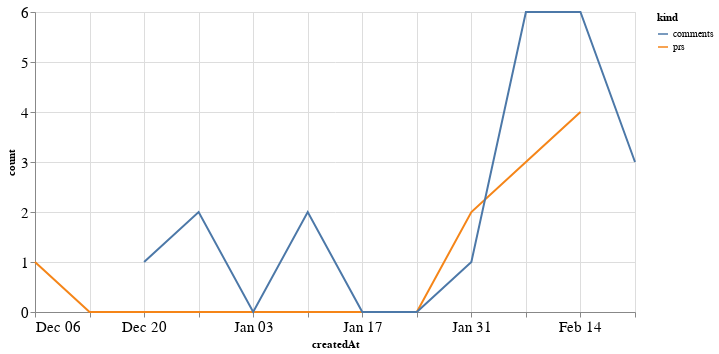

This figure's notebook cell:
### Code cell
alt.Chart(total_time, width=600).mark_line().encode(
    x='createdAt',
    y='count',
    color='kind'
)

### Figure 1 — Vega-Lite specification as saved in the notebook (floating-point values rounded to 4 significant figures)
{"config": {"axisLeft": {"labelFontSize": 15}, "axisBottom": {"labelFontSize": 15}}, "data": {"name": "data-07ed41e7dc7ac5d2a7260fe7baa2d0ee"}, "mark": "line", "encoding": {"color": {"type": "nominal", "field": "kind"}, "x": {"type": "temporal", "field": "createdAt"}, "y": {"type": "quantitative", "field": "count"}}, "width": 600, "$schema": "https://vega.github.io/schema/vega-lite/v4.8.1.json", "datasets": {"data-07ed41e7dc7ac5d2a7260fe7baa2d0ee": [{"createdAt": "2020-12-06T00:00:00", "kind": "prs", "count": 1.0}, {"createdAt": "2020-12-13T00:00:00", "kind": "prs", "count": 0.0}, {"createdAt": "2020-12-20T00:00:00", "kind": "prs", "count": 0.0}, {"createdAt": "2020-12-27T00:00:00", "kind": "prs", "count": 0.0}, {"createdAt": "2021-01-03T00:00:00", "kind": "prs", "count": 0.0}, {"createdAt": "2021-01-10T00:00:00", "kind": "prs", "count": 0.0}, {"createdAt": "2021-01-17T00:00:00", "kind": "prs", "count": 0.0}, {"createdAt": "2021-01-24T00:00:00", "kind": "prs", "count": 0.0}, {"createdAt": "2021-01-31T00:00:00", "kind": "prs", "count": 2.0}, {"createdAt": "2021-02-07T00:00:00", "kind": "prs", "count": 3.0}, {"createdAt": "2021-02-14T00:00:00", "kind": "prs", "count": 4.0}, {"createdAt": "2021-02-21T00:00:00", "kind": "prs", "count": null}, {"createdAt": "2020-12-06T00:00:00", "kind": "comments", "count": null}, {"createdAt": "2020-12-13T00:00:00", "kind": "comments", "count": null}, {"createdAt": "2020-12-20T00:00:00", "kind": "comments", "count": 1.0}, {"createdAt": "2020-12-27T00:00:00", "kind": "comments", "count": 2.0}, {"createdAt": "2021-01-03T00:00:00", "kind": "comments", "count": 0.0}, {"createdAt": "2021-01-10T00:00:00", "kind": "comments", "count": 2.0}, {"createdAt": "2021-01-17T00:00:00", "kind": "comments", "count": 0.0}, {"createdAt": "2021-01-24T00:00:00", "kind": "comments", "count": 0.0}, {"createdAt": "2021-01-31T00:00:00", "kind": "comments", "count": 1.0}, {"createdAt": "2021-02-07T00:00:00", "kind": "comments", "count": 6.0}, {"createdAt": "2021-02-14T00:00:00", "kind": "comments", "count": 6.0}, {"createdAt": "2021-02-21T00:00:00", "kind": "comments", "count": 3.0}]}}
